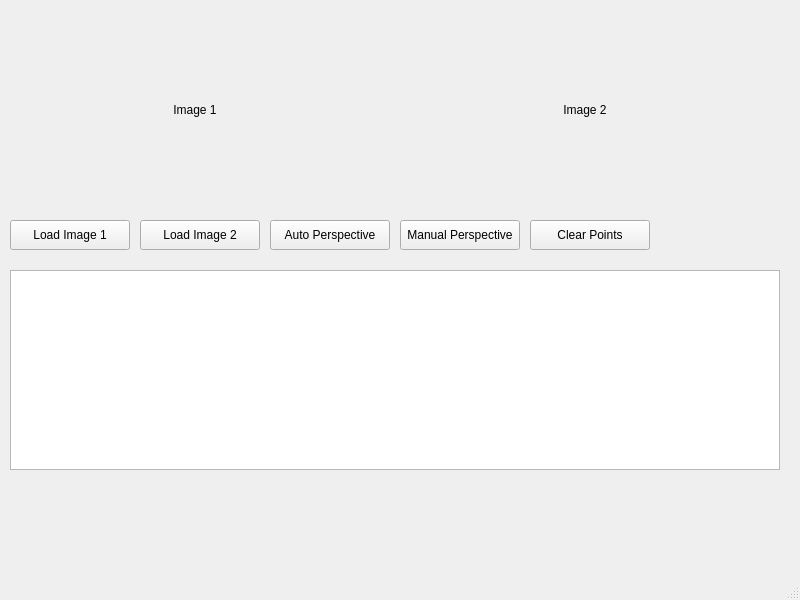
<?xml version="1.0" encoding="UTF-8"?>
<ui version="4.0">
 <class>MainWindow</class>
 <widget class="QMainWindow" name="MainWindow">
  <property name="geometry">
   <rect>
    <x>0</x>
    <y>0</y>
    <width>800</width>
    <height>600</height>
   </rect>
  </property>
  <property name="windowTitle">
   <string>Perspective Alignment</string>
  </property>
  <widget class="QWidget" name="centralwidget">
   <!-- 图像显示 -->
   <widget class="QLabel" name="image_label_1">
    <property name="geometry">
     <rect>
      <x>10</x>
      <y>10</y>
      <width>370</width>
      <height>200</height>
     </rect>
    </property>
    <property name="text">
     <string>Image 1</string>
    </property>
    <property name="alignment">
     <set>Qt::AlignCenter</set>
    </property>
   </widget>
   <widget class="QLabel" name="image_label_2">
    <property name="geometry">
     <rect>
      <x>400</x>
      <y>10</y>
      <width>370</width>
      <height>200</height>
     </rect>
    </property>
    <property name="text">
     <string>Image 2</string>
    </property>
    <property name="alignment">
     <set>Qt::AlignCenter</set>
    </property>
   </widget>
   <!-- 上传图片按钮 -->
   <widget class="QPushButton" name="button_load_image_1">
    <property name="geometry">
     <rect>
      <x>10</x>
      <y>220</y>
      <width>120</width>
      <height>30</height>
     </rect>
    </property>
    <property name="text">
     <string>Load Image 1</string>
    </property>
   </widget>
   <widget class="QPushButton" name="button_load_image_2">
    <property name="geometry">
     <rect>
      <x>140</x>
      <y>220</y>
      <width>120</width>
      <height>30</height>
     </rect>
    </property>
    <property name="text">
     <string>Load Image 2</string>
    </property>
   </widget>
   <!-- 操作按钮 -->
   <widget class="QPushButton" name="button_perspective_auto">
    <property name="geometry">
     <rect>
      <x>270</x>
      <y>220</y>
      <width>120</width>
      <height>30</height>
     </rect>
    </property>
    <property name="text">
     <string>Auto Perspective</string>
    </property>
   </widget>
   <widget class="QPushButton" name="button_perspective_manual">
    <property name="geometry">
     <rect>
      <x>400</x>
      <y>220</y>
      <width>120</width>
      <height>30</height>
     </rect>
    </property>
    <property name="text">
     <string>Manual Perspective</string>
    </property>
   </widget>
   <widget class="QPushButton" name="button_clear_points">
    <property name="geometry">
     <rect>
      <x>530</x>
      <y>220</y>
      <width>120</width>
      <height>30</height>
     </rect>
    </property>
    <property name="text">
     <string>Clear Points</string>
    </property>
   </widget>
   <!-- 日志窗口 -->
    <widget class="QTextEdit" name="log_window">
 <property name="geometry">
  <rect>
   <x>10</x>
   <y>270</y>
   <width>770</width>
   <height>200</height>
  </rect>
 </property>
</widget>
  </widget>
  <widget class="QMenuBar" name="menubar">
   <property name="geometry">
    <rect>
     <x>0</x>
     <y>0</y>
     <width>800</width>
     <height>23</height>
    </rect>
   </property>
  </widget>
  <widget class="QStatusBar" name="statusbar"/>
 </widget>
 <resources/>
 <connections/>
</ui>
